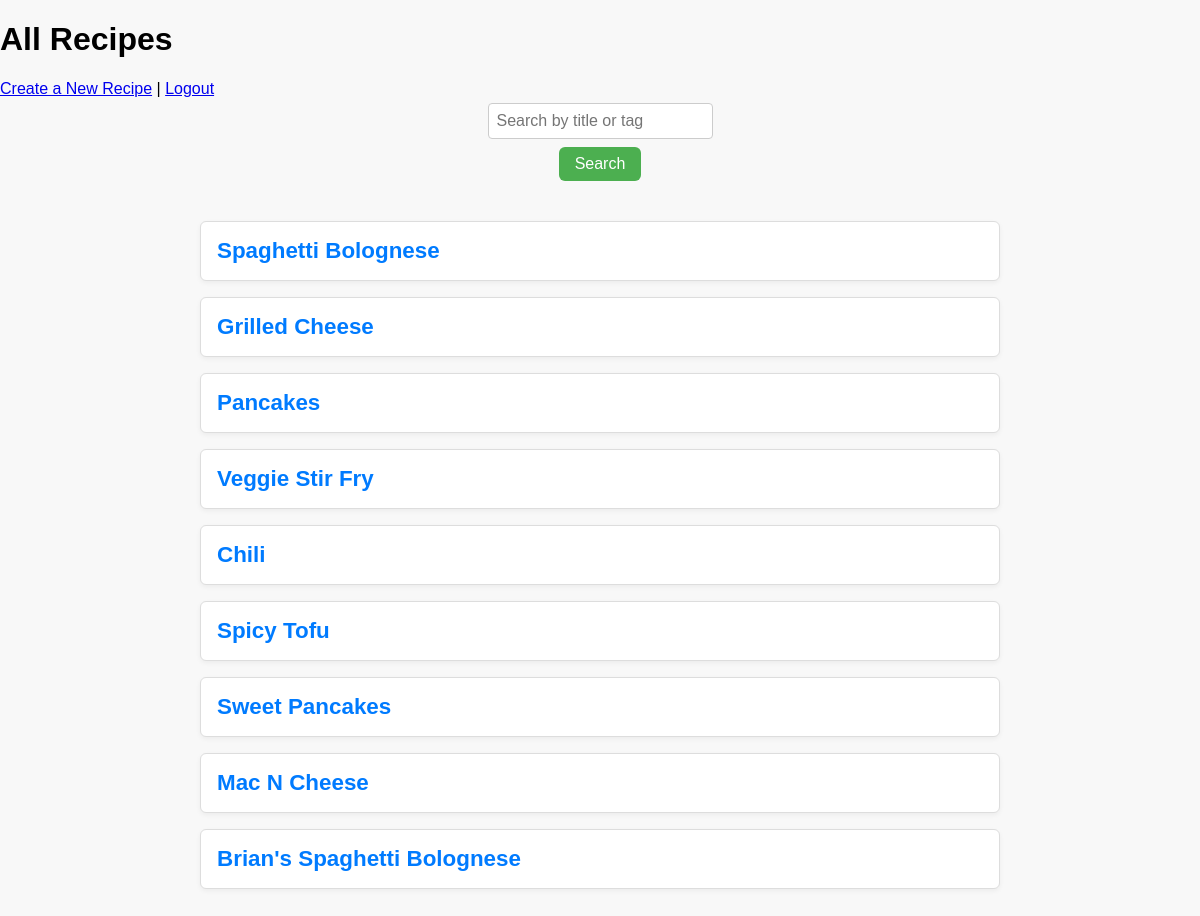
Page / (signed in) on the earlier database version.
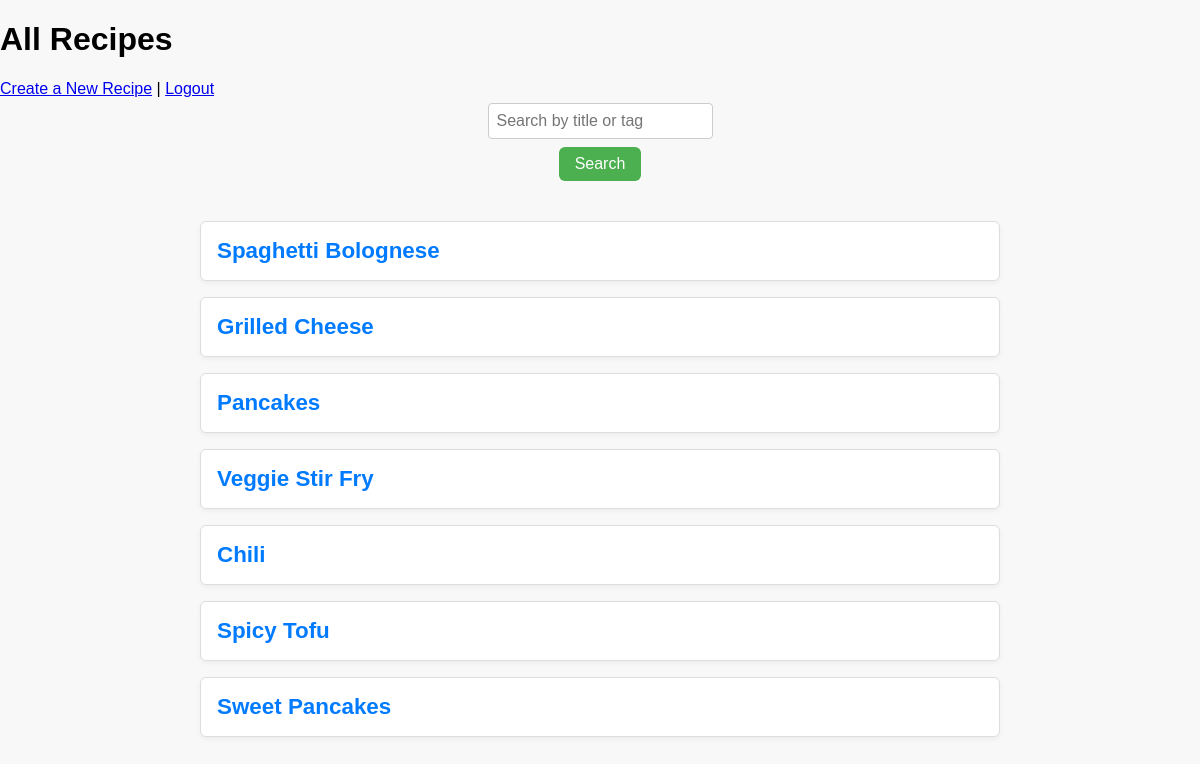
Same page on the later database version.
### tables this page shows
CREATE TABLE recipes (
                id INTEGER PRIMARY KEY AUTOINCREMENT,
                title TEXT NOT NULL,
                ingredients TEXT,
                steps TEXT,
                notes TEXT,
                tags TEXT,
                user_id INTEGER,
                forked_from INTEGER,
                FOREIGN KEY(user_id) REFERENCES users(id),
                FOREIGN KEY(forked_from) REFERENCES recipes(id)
            );

### app/routes/recipe_routes.py (the view)
@recipe_bp.route("/")
def home():
    user_id = request.cookies.get('YourSessionCookie')
    if not user_id:
        return redirect(url_for('auth.login'))
    user = get_user(user_id)
    if not user:
        return redirect(url_for('auth.login'))
    query = request.args.get('q', '').strip()
    if query:
        recipes = search_recipes(query)
    else:
        recipes = get_all_recipes()
    return render_template('recipe_list.html', user=user, recipes=recipes)

### app/services/recipe_service.py (called while the page is built)
def get_all_recipes():
    conn = sqlite3.connect(DB_PATH)
    conn.row_factory = sqlite3.Row
    cursor = conn.cursor()
    cursor.execute("SELECT * FROM recipes")
    recipes = cursor.fetchall()
    conn.close()
    return recipes

### app/services/user_service.py (called while the page is built)
def get_user(id):
    conn = sqlite3.connect(DB_PATH)
    cursor = conn.cursor()
    cursor.execute("SELECT id FROM users WHERE id = ?", (id))
    user = cursor.fetchone()
    conn.close()
    if user:
        return {
            "id": user[0]
        }
    else:
        return None

### app/templates/recipe_list.html (shortened to what this page needs)
<!DOCTYPE html>
<html>
<head>
    <link rel="stylesheet" href="{{ url_for('static', filename='style.css') }}">
</head>
<body>
    <h1>All Recipes</h1>
    <a href="{{ url_for('recipe.create_recipe') }}">Create a New Recipe</a> |
    <a href="{{ url_for('auth.logout') }}">Logout</a>
    <form class="search-form" action="{{ url_for('recipe.home') }}" method="get">
        <input class="search-box" type="text" name="q" placeholder="Search by title or tag" value="{{ request.args.get('q', '') }}">
        <button class="search-button" type="submit">Search</button>
    </form>
    <div class="recipe-list">
        {% for recipe in recipes %}
            <div class="recipe-card">
                <h3><a href="{{ url_for('recipe.view_recipe', recipe_id=recipe['id']) }}">{{ recipe['title'] }}</a></h3>
            </div>
        {% endfor %}
    </div>
</body>
</html>

### app/static/style.css (style rules this page uses)
body { font-family: Arial, sans-serif; background: #f8f8f8; margin: 0; padding: 0; }
form { display: flex; flex-direction: column; }
input[type="text"], textarea { padding: 8px; margin-top: 5px; border: 1px solid #ccc; border-radius: 4px; }
.recipe-list { width: 80%; max-width: 800px; margin: 40px auto; }
.recipe-card { background: white; border: 1px solid #ddd; padding: 16px; margin-bottom: 16px; border-radius: 6px; box-shadow: 0 2px 5px rgba(0,0,0,0.05); }
.recipe-card h3 { margin: 0; font-size: 1.4em; color: #333; }
.recipe-card a { text-decoration: none; color: #007bff; }
.search-form { margin-bottom: 20px; display: flex; gap: 8px; align-items: center; }
.search-box { padding: 8px 12px; border: 1px solid #ccc; border-radius: 6px; font-size: 1rem; flex: 1; }
.search-button { padding: 8px 16px; background-color: #4CAF50; color: white; border: none; border-radius: 6px; font-size: 1rem; cursor: pointer; }

Differences in the rows shown:
removed recipes: title "Mac N Cheese"
removed recipes: title "Brian's Spaghetti Bolognese"
